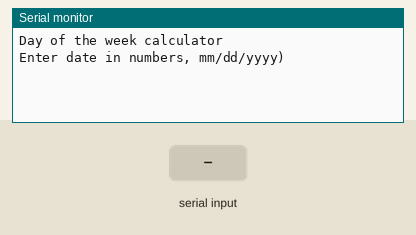
This sketch was run on a simulated Arduino Uno, built with avr-gcc and run on an emulated ATmega328P. On the bench: the last lines printed to the serial monitor. Inputs (shaded band) come from the test bench.

Above: at 1.2 s.
1.3 s: "90,45,200\n" received over Serial
At 2.5 s:
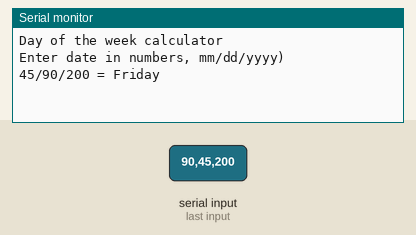
2.8 s: "19\n" received over Serial
At 4.2 s:
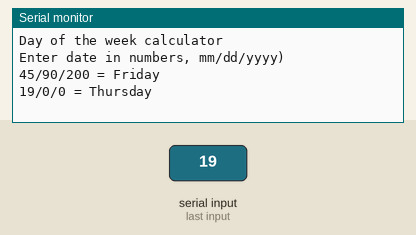
5.3 s: "30,150,10\n" received over Serial
At 6.5 s:
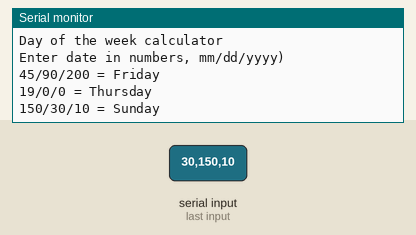
6.8 s: "200\n" received over Serial
At 8.5 s:
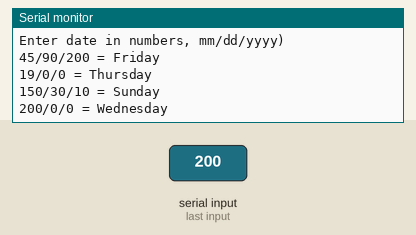
9.3 s: "90,45\n" received over Serial
At 11.5 s:
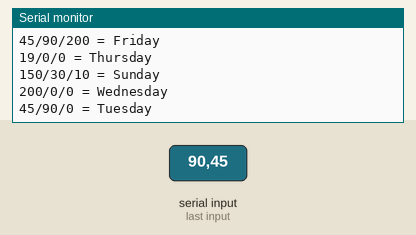
11.8 s: "0\n" received over Serial
At 14.1 s:
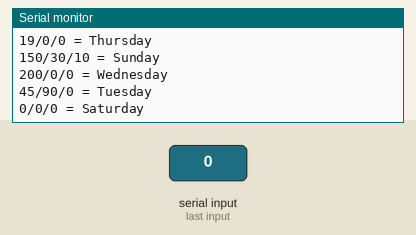

Measured:
- after the input at 1.3 s, the serial monitor: prints a new line at once (image 1)
- after the input at 2.8 s, the serial monitor: prints a new line after 1.0 s (image 2)
- after the input at 5.3 s, the serial monitor: prints a new line at once (image 3)
- after the input at 6.8 s, the serial monitor: prints a new line after 1.0 s (image 4)
- after the input at 9.3 s, the serial monitor: prints a new line after 1.0 s (image 5)
- after the input at 11.8 s, the serial monitor: prints a new line after 2.0 s (image 6)

The sketch:

day_of_the_week_calculator.ino
```cpp
#include <math.h>
/*
  Day of the Week calculator

  Accurate as far back as September 14, 1752.
  In 1752, England was the last country to
  skip days (11 days) in order to sync up
  calendars as the world finished shifting from
  the Julian calendar to the Gregorian calendar.
  (Well...technically England was not the last
  to change.  Russian calendars did not shift to
  the Gregorian calendar until 1918, and Greece
  shifted in 1923)

  Any date entered prior to this shift may
  result in incorrect day of the week calculations

  Using formula:
  DoW value = (d + m + y + (y/4) + c)mod7

  where
  d = day
  m = month value (as per table below)
  y = two digit year
  c = century value (as per table below)

  - - - - - - - - - - - - - - - - - - - -
 | Century |  Month        | DoW | Value |
 | - - - - | - - - - - - - | - - | - - - |
 |    20   |  Jan/Oct      | Sat |   0   |
 |    19   |  May          | Sun |   1   |
 |    n/a  |  *Feb/Aug     | Mon |   2   |
 |    22   |  Feb/Mar/Nov  | Tue |   3   |
 |    n/a  |  Jun          | Wed |   4   |
 |    21   |  Sep/Dec      | Thu |   5   |
 |    n/a  |  *Jan/Apr/Jul | Fri |   6   |
  - - - - - - - - - - - - - - - - - - - -

 Note:  For Jan and Feb, if the year is a
 leap year, use the *Jan or *Feb.  Otherwise
 use regular Jan or Feb.
 (see Leap Year note below)

 When all values are entered into formula
 (all values are absolute, so whatever you get
 for y/4, drop the decimal), divide by 7.
 The remainder (0-6) goes back to the chart
 to determine Day of the week.

 Leap Year Note:
 A leap year is determined true if:
 -1- The year is evenly divisible by 4, but not divisible by 100
 or
 -2- The year is evenly divisible by 400.

 Created by Eric Sitler
 30August2016

*/

int m;          // Month Entry
int d;          // Day Entry
int yy;         // Last 2 digits of the year (ie 2016 would be 16)
int yyyy;       // Year Entry
int c;          // Century (ie 2016 would be 20)
int mTable;     // Month value based on calculation table
int SummedDate; // Add values combined in prep for Mod7 calc
int DoW;        // Day of the week value (0-6)
int leap;       // Leap Year or not
int cTable;     // Century value based on calculation table

void setup()
{
  Serial.begin(9600);
  Serial.println("Day of the week calculator");
  Serial.println("Enter date in numbers, mm/dd/yyyy)");
}

void loop() {
  // if there's any serial available, read it
  while (Serial.available() > 0)
  {

    m = Serial.parseInt();
    d = Serial.parseInt();
    yyyy = Serial.parseInt();

    Serial.print(d);
    Serial.print("/");
    Serial.print(m);
    Serial.print("/");
    Serial.print(yyyy);

    // Leap Year Calculation
    if((fmod(yyyy,4) == 0 && fmod(yyyy,100) != 0) || (fmod(yyyy,400) == 0))
    { leap = 1; }
    else
    { leap = 0; }

    // Limit results to year 1900-2299 (to save memory)
    while(yyyy > 2299)
    { yyyy = yyyy - 400; }
    while(yyyy < 1900)
    { yyyy = yyyy + 400; }

    // Calculating century
    c = yyyy/100;

    // Calculating two digit year
    yy = fmod(yyyy, 100);

    // Century value based on Table
    if(c == 19) { cTable = 1; }
    if(c == 20) { cTable = 0; }
    if(c == 21) { cTable = 5; }
    if(c == 22) { cTable = 3; }

    // Jan and Feb calculations affected by leap years
    if(m == 1)
    { if(leap == 1) { mTable = 6; }
      else          { mTable = 0; }}
    if(m == 2)
    { if(leap == 1) { mTable = 2; }
      else          { mTable = 3; }}
    // Other months not affected and have set values
    if(m == 10) { mTable = 0; }
    if(m == 8) { mTable = 2; }
    if(m == 3 || m == 11) { mTable = 3; }
    if(m == 4 || m == 7) { mTable = 6; }
    if(m == 5) { mTable = 1; }
    if(m == 6) { mTable = 4; }
    if(m == 9 || m == 12) { mTable = 5; }

    // Enter the data into the formula
    SummedDate = d + mTable + yy + (yy/4) + cTable;

    // Find remainder
    DoW = fmod(SummedDate,7);

    // Output result
    Serial.print(" = ");

    // Remainder determines day of the week
    if(DoW == 0) { Serial.println("Saturday"); }
    if(DoW == 1) { Serial.println("Sunday"); }
    if(DoW == 2) { Serial.println("Monday"); }
    if(DoW == 3) { Serial.println("Tuesday"); }
    if(DoW == 4) { Serial.println("Wednesday"); }
    if(DoW == 5) { Serial.println("Thursday"); }
    if(DoW == 6) { Serial.println("Friday"); }

  }
}
```
